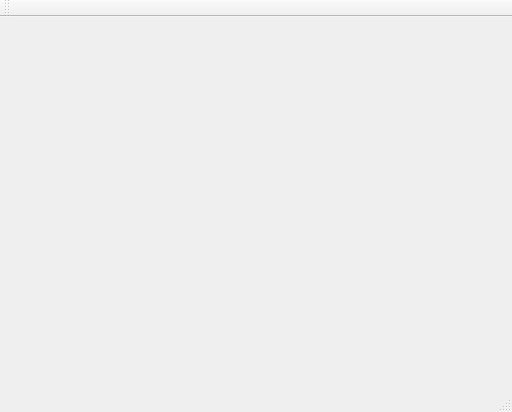
<?xml version="1.0" encoding="UTF-8"?>
<ui version="4.0">
 <class>MainWindow</class>
 <widget class="QMainWindow" name="MainWindow">
  <property name="geometry">
   <rect>
    <x>0</x>
    <y>0</y>
    <width>512</width>
    <height>412</height>
   </rect>
  </property>
  <property name="windowTitle">
   <string>MainWindow</string>
  </property>
  <widget class="QWidget" name="centralWidget"/>
  <widget class="QMenuBar" name="menuBar">
   <property name="geometry">
    <rect>
     <x>0</x>
     <y>0</y>
     <width>512</width>
     <height>25</height>
    </rect>
   </property>
  </widget>
  <widget class="QToolBar" name="mainToolBar">
   <attribute name="toolBarArea">
    <enum>TopToolBarArea</enum>
   </attribute>
   <attribute name="toolBarBreak">
    <bool>false</bool>
   </attribute>
  </widget>
  <widget class="QStatusBar" name="statusBar"/>
 </widget>
 <layoutdefault spacing="6" margin="11"/>
 <resources/>
 <connections/>
</ui>
